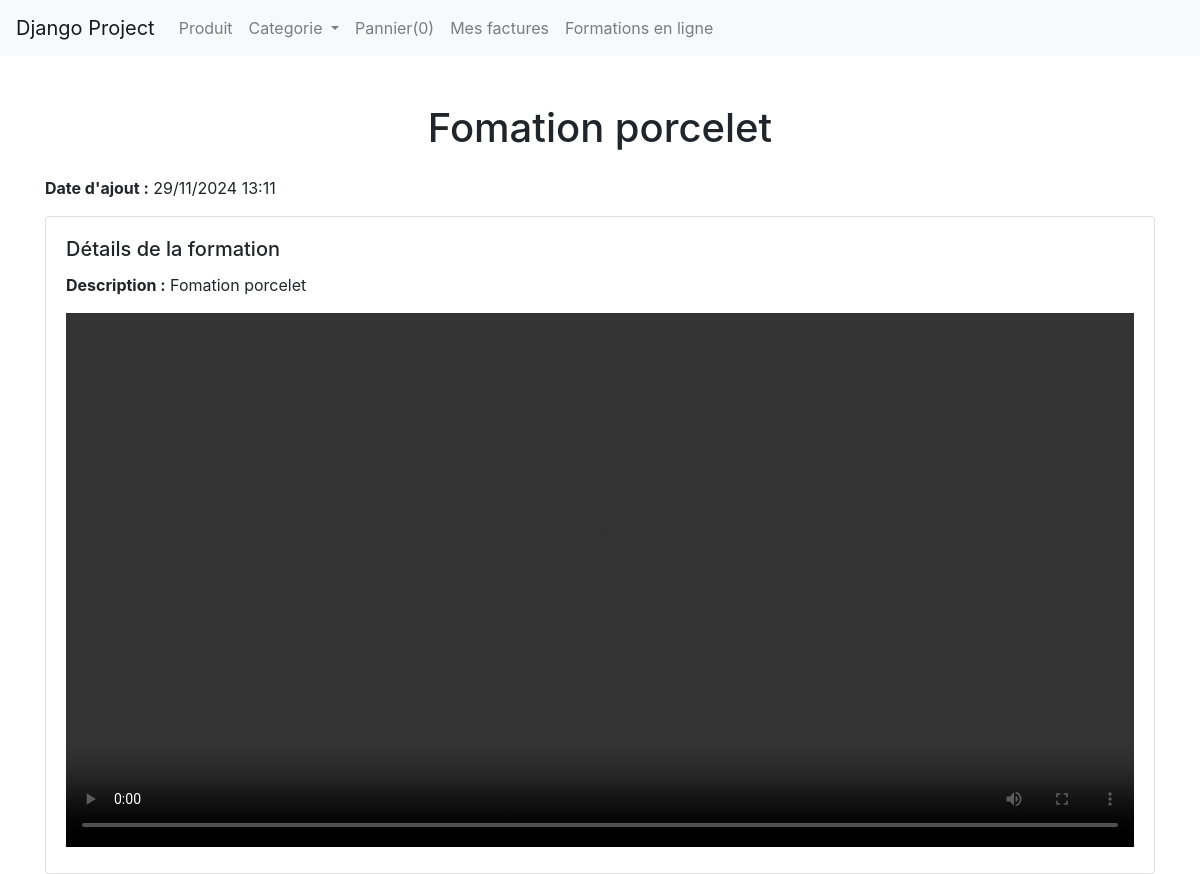
Screenshot of /formations/6/ with the database file from the repository.
### formations/models.py (models this page shows, shortened)
class Formation(models.Model):
    TYPE_CHOICES = [
        ('PDF', 'Document PDF'),
        ('VIDEO', 'Vidéo'),
    ]
    titre = models.CharField(max_length=255)
    description = models.TextField()
    type = models.CharField(max_length=5, choices=TYPE_CHOICES)
    fichier = models.FileField(upload_to='formations/', blank=True, null=True)
    date_ajout = models.DateTimeField(auto_now_add=True)

### formations/views.py (the view)
# urls.py: path('<int:formation_id>/', views.formation_detail, name='formation_detail'),
def formation_detail(request, formation_id):
    formation = get_object_or_404(Formation, pk=formation_id)
    return render(request, 'formations/formation_detail.html', {'formation': formation})

### formations/templates/formations/formation_detail.html (shortened to what this page needs)
{% extends "base.html" %}
{% block content %}
<div class="container mt-5">
    <h1 class="text-center mb-4">{{ formation.titre }}</h1>
    <p><strong>Date d'ajout :</strong> {{ formation.date_ajout|date:"d/m/Y H:i" }}</p>
    <div class="card">
        <div class="card-body">
            <h5 class="card-title">Détails de la formation</h5>
            <p><strong>Description :</strong> {{ formation.description }}</p>
            {% if formation.type == "PDF" %}
                <a href="{{ formation.fichier.url }}" target="_blank" class="btn btn-success">
                    <i class="fas fa-download"></i> Télécharger le PDF
                </a>
            {% elif formation.type == "VIDEO" %}
                <div class="mt-3">
                    {% if formation.fichier %}
                        <video controls class="w-100" width="600">
                            <source src="{{ formation.fichier.url }}" type="video/mp4">
                        </video>
                    {% endif %}
                </div>
            {% endif %}
        </div>
    </div>
</div>
{% endblock content %}

### rows the page displays
Formation: titre "Fomation porcelet", date_ajout "29/11/2024 13:11", description "Fomation porcelet"
